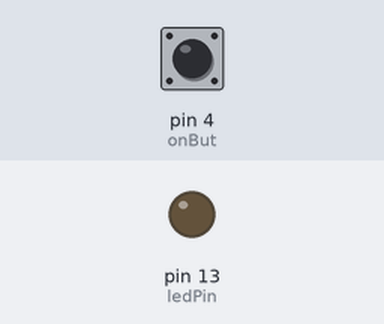
The sketch below on a simulated Arduino Uno, built with avr-gcc and run on an emulated ATmega328P. On the bench: output pins drawn as LEDs (lit = HIGH). Inputs (shaded band) come from the test bench; at power-on: pin 4 (onBut) LOW.

Above: at 1.2 s.
1.3 s: pin 4 (onBut) pulled HIGH for 0.15 s
At 1.4 s:
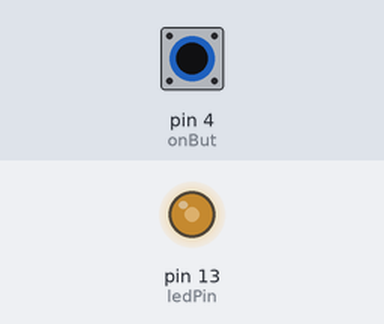
3.0 s: pin 4 (onBut) pulled HIGH for 1 s
At 4.7 s:
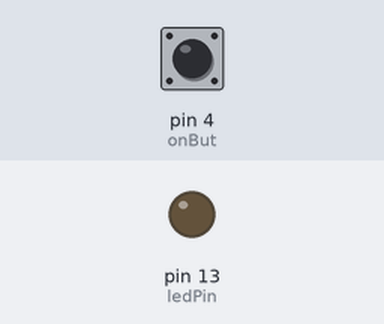
5.5 s: pin 4 (onBut) pulled HIGH for 0.15 s
At 6.9 s:
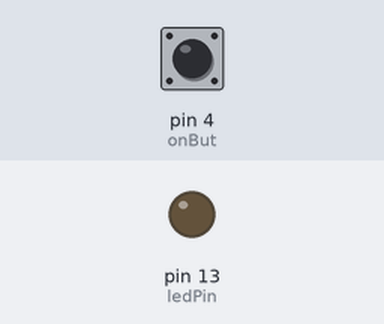
7.2 s: pin 4 (onBut) pulled HIGH for 3.2 s
At 8.3 s:
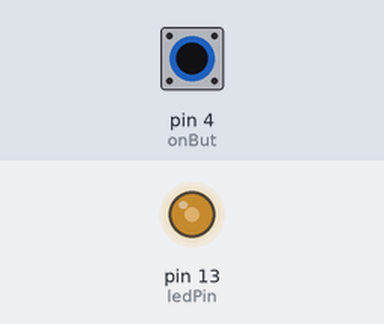
Timing chart, 0 to 11.9 s (numbered marks = the images above; inputs shaded):
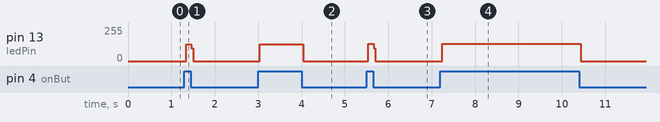

The sketch:

Simple_Lights_OnOff.ino
```cpp
const int ledPin = 13;
const int onBut = 4;
boolean on = false;

void setup()
{
  pinMode(ledPin, OUTPUT);
  pinMode(onBut, INPUT);
  digitalWrite(ledPin, LOW);
}

void loop()
{
  if(digitalRead(onBut) == HIGH)
  {
    if(on == true)
      digitalWrite(ledPin, LOW);
    else
      digitalWrite(ledPin, HIGH);
    on = !on;
  }
}
```

Measured:
- after the input at 1.3 s, pin 13 (ledPin): 0/255 → 126/255 at once, → 0/255 0.12 s later
- after the input at 3.0 s, pin 13 (ledPin): 0/255 → 126/255 at once, → 0/255 1.0 s later
- after the input at 5.5 s, pin 13 (ledPin): 0/255 → 129/255 at once, → 0/255 0.12 s later
- after the input at 7.2 s, pin 13 (ledPin): 0/255 → 129/255 at once, → 0/255 3.2 s later
